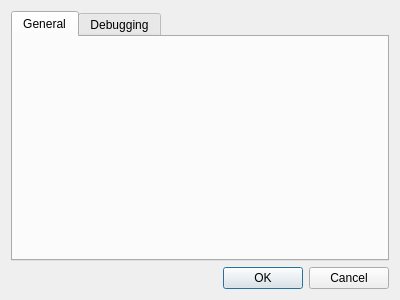
<?xml version="1.0" encoding="UTF-8"?>
<ui version="4.0">
 <class>SettingsDialogBase</class>
 <widget class="QDialog" name="SettingsDialogBase">
  <property name="geometry">
   <rect>
    <x>0</x>
    <y>0</y>
    <width>400</width>
    <height>300</height>
   </rect>
  </property>
  <property name="windowTitle">
   <string>Dialog</string>
  </property>
  <layout class="QVBoxLayout" name="verticalLayout">
   <item>
    <widget class="QTabWidget" name="tabWidget">
     <property name="currentIndex">
      <number>0</number>
     </property>
     <widget class="QWidget" name="tab">
      <attribute name="title">
       <string>General</string>
      </attribute>
     </widget>
     <widget class="QWidget" name="tab_2">
      <attribute name="title">
       <string>Debugging</string>
      </attribute>
     </widget>
    </widget>
   </item>
   <item>
    <widget class="QDialogButtonBox" name="buttonBox">
     <property name="orientation">
      <enum>Qt::Horizontal</enum>
     </property>
     <property name="standardButtons">
      <set>QDialogButtonBox::Cancel|QDialogButtonBox::Ok</set>
     </property>
    </widget>
   </item>
  </layout>
 </widget>
 <resources/>
 <connections>
  <connection>
   <sender>buttonBox</sender>
   <signal>accepted()</signal>
   <receiver>SettingsDialogBase</receiver>
   <slot>accept()</slot>
   <hints>
    <hint type="sourcelabel">
     <x>248</x>
     <y>254</y>
    </hint>
    <hint type="destinationlabel">
     <x>157</x>
     <y>274</y>
    </hint>
   </hints>
  </connection>
  <connection>
   <sender>buttonBox</sender>
   <signal>rejected()</signal>
   <receiver>SettingsDialogBase</receiver>
   <slot>reject()</slot>
   <hints>
    <hint type="sourcelabel">
     <x>316</x>
     <y>260</y>
    </hint>
    <hint type="destinationlabel">
     <x>286</x>
     <y>274</y>
    </hint>
   </hints>
  </connection>
 </connections>
</ui>
